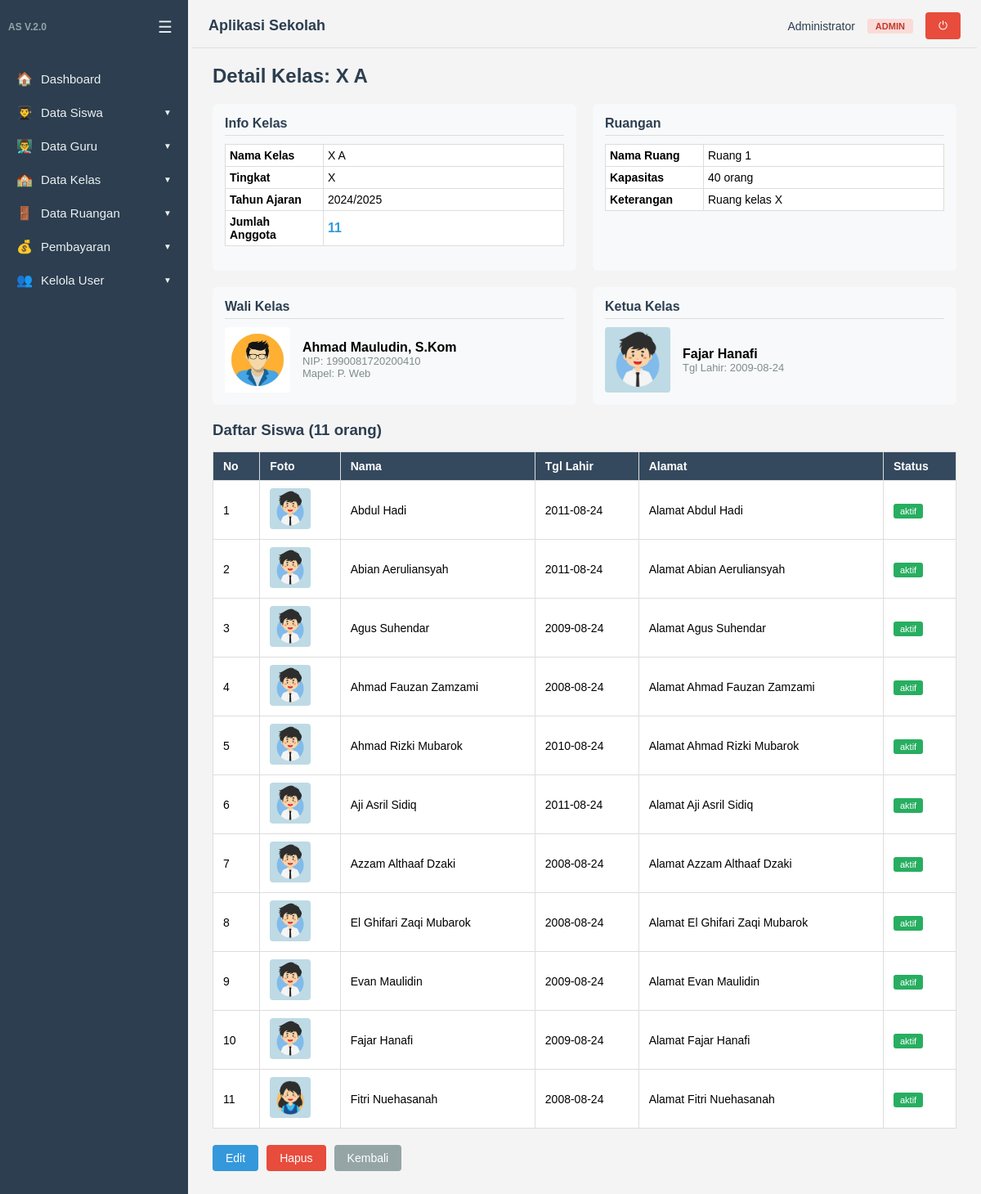
/kelas/detail.php?id=1 (signed in), run on the app's committed database.
### tables this page shows
CREATE TABLE `datakelas` (
  `id_kelas` int(11) NOT NULL,
  `namakelas` varchar(100) NOT NULL,
  `tingkat` enum('X','XI','XII') NOT NULL,
  `tahunajaran` varchar(20) NOT NULL,
  `idguru` int(11) DEFAULT NULL,
  `idsiswa` int(11) DEFAULT NULL,
  `idruang` int(11) DEFAULT NULL
);

CREATE TABLE `dataruang` (
  `id_ruang` int(11) NOT NULL,
  `nama_ruang` varchar(100) NOT NULL,
  `kapasitas` int(11) DEFAULT 0,
  `keterangan` text DEFAULT NULL,
  `foto` varchar(100) DEFAULT NULL
);

CREATE TABLE `dataguru` (
  `id` int(5) NOT NULL,
  `nama` varchar(50) NOT NULL,
  `nip` varchar(20) NOT NULL,
  `mapel` varchar(50) NOT NULL,
  `alamat` varchar(100) DEFAULT NULL,
  `foto` varchar(100) DEFAULT NULL
);

CREATE TABLE `datasiswa` (
  `id` int(5) NOT NULL,
  `nama` varchar(50) NOT NULL,
  `status` enum('aktif','tidak aktif') NOT NULL DEFAULT 'aktif',
  `tanggal_lahir` date NOT NULL,
  `alamat` varchar(100) NOT NULL,
  `foto` varchar(100) DEFAULT NULL,
  `id_kelas` int(11) DEFAULT NULL
);

### auth.php (called while the page is built, shortened)
<?php
if (!function_exists('isLoggedIn')) {
    function isLoggedIn()
    {
        return isset($_SESSION['user_id']);
    }
}
if (!function_exists('hasRole')) {
    function hasRole($roles)
    {
        $userRole = $_SESSION['role'];
        if (is_array($roles)) {
            return in_array($userRole, $roles);
        }
        return $userRole === $roles;
    }
}

### kelas/detail.php (the view, shortened to what this page needs)
<?php
include dirname(__DIR__) . '/auth.php';
$id = isset($_GET['id']) ? (int)$_GET['id'] : 0;
$query = "SELECT k.*,
                 g.nama AS nama_guru, g.nip, g.mapel, g.alamat AS alamat_guru, g.foto AS foto_guru,
                 s.nama AS nama_siswa, s.tanggal_lahir, s.alamat AS alamat_siswa, s.foto AS foto_siswa,
                 r.nama_ruang, r.kapasitas, r.keterangan,
                 (SELECT COUNT(*) FROM datasiswa WHERE id_kelas = k.id_kelas) AS anggota
          FROM datakelas k
          LEFT JOIN dataguru g ON k.idguru = g.id
          LEFT JOIN datasiswa s ON k.idsiswa = s.id
          LEFT JOIN dataruang r ON k.idruang = r.id_ruang
          WHERE k.id_kelas = $id";
$data = mysqli_query($koneksi, $query);
$kelas = mysqli_fetch_assoc($data);
$siswaKelas = mysqli_query($koneksi, "SELECT * FROM datasiswa WHERE id_kelas = $id ORDER BY nama");
include dirname(__DIR__) . '/layout/header.php';
?>
<h2>Detail Kelas: <?= htmlspecialchars($kelas['namakelas']) ?></h2>
<div style="margin-bottom: 20px;">
    <div style="display: flex; gap: 20px; flex-wrap: wrap; margin-bottom: 20px;">
        <div style="flex: 1; min-width: 250px; background:#f8f9fa; padding:15px; border-radius:6px;">
            <h4 style="margin-bottom:10px; color:#2c3e50; border-bottom:1px solid #ddd; padding-bottom:5px;">Info Kelas</h4>
            <table style="width:100%; border-collapse:collapse;">
                <tr><td style="padding:5px; font-weight:bold; width:120px;">Nama Kelas</td><td style="padding:5px;"><?= htmlspecialchars($kelas['namakelas']) ?></td></tr>
                <tr><td style="padding:5px; font-weight:bold;">Tingkat</td><td style="padding:5px;"><?= htmlspecialchars($kelas['tingkat']) ?></td></tr>
                <tr><td style="padding:5px; font-weight:bold;">Tahun Ajaran</td><td style="padding:5px;"><?= htmlspecialchars($kelas['tahunajaran']) ?></td></tr>
                <tr><td style="padding:5px; font-weight:bold;">Jumlah Anggota</td><td style="padding:5px; font-weight:bold; font-size:16px; color:#3498db;"><?= $kelas['anggota'] ?></td></tr>
            </table>
        </div>
        <div style="flex: 1; min-width: 250px; background:#f8f9fa; padding:15px; border-radius:6px;">
            <h4 style="margin-bottom:10px; color:#2c3e50; border-bottom:1px solid #ddd; padding-bottom:5px;">Ruangan</h4>
            <table style="width:100%; border-collapse:collapse;">
                <tr><td style="padding:5px; font-weight:bold; width:120px;">Nama Ruang</td><td style="padding:5px;"><?= htmlspecialchars($kelas['nama_ruang'] ?? '-') ?></td></tr>
                <tr><td style="padding:5px; font-weight:bold;">Kapasitas</td><td style="padding:5px;"><?= $kelas['kapasitas'] ?? '-' ?> orang</td></tr>
                <tr><td style="padding:5px; font-weight:bold;">Keterangan</td><td style="padding:5px;"><?= htmlspecialchars($kelas['keterangan'] ?? '-') ?></td></tr>
            </table>
        </div>
    </div>
    <div style="display: flex; gap: 20px; flex-wrap: wrap; margin-bottom: 20px;">
        <div style="flex: 1; min-width: 250px; background:#f8f9fa; padding:15px; border-radius:6px;">
            <h4 style="margin-bottom:10px; color:#2c3e50; border-bottom:1px solid #ddd; padding-bottom:5px;">Wali Kelas</h4>
            <div style="display:flex; align-items:center; gap:15px;">
                <img src="<?= BASE_URL; ?>/uploads/foto_guru/<?= $kelas['foto_guru'] ?? 'man-avatar-icon-free-vector.jpg' ?>" width="80" style="border-radius:4px;">
                <div>
                    <div style="font-weight:bold; font-size:16px;"><?= htmlspecialchars($kelas['nama_guru'] ?? '-') ?></div>
                    <div style="font-size:13px; color:#7f8c8d;">NIP: <?= htmlspecialchars($kelas['nip'] ?? '-') ?></div>
                    <div style="font-size:13px; color:#7f8c8d;">Mapel: <?= htmlspecialchars($kelas['mapel'] ?? '-') ?></div>
                </div>
            </div>
        </div>
        <div style="flex: 1; min-width: 250px; background:#f8f9fa; padding:15px; border-radius:6px;">
            <h4 style="margin-bottom:10px; color:#2c3e50; border-bottom:1px solid #ddd; padding-bottom:5px;">Ketua Kelas</h4>
            <div style="display:flex; align-items:center; gap:15px;">
                <img src="<?= BASE_URL; ?>/uploads/foto_siswa/<?= $kelas['foto_siswa'] ?? 'avatar-siswa-lk.jpg' ?>" width="80" style="border-radius:4px;">
                <div>
                    <div style="font-weight:bold; font-size:16px;"><?= htmlspecialchars($kelas['nama_siswa'] ?? '-') ?></div>
                    <div style="font-size:13px; color:#7f8c8d;">Tgl Lahir: <?= htmlspecialchars($kelas['tanggal_lahir'] ?? '-') ?></div>
                </div>
            </div>
        </div>
    </div>
</div>
<h3 style="margin-bottom:15px; color:#2c3e50;">Daftar Siswa (<?= $kelas['anggota'] ?> orang)</h3>
<table>
    <tr>
        <th>No</th>
        <th>Foto</th>
        <th>Nama</th>
        <th>Tgl Lahir</th>
        <th>Alamat</th>
        <th>Status</th>
    </tr>
    <?php
    $no = 1;
    if (mysqli_num_rows($siswaKelas) === 0) : ?>
        <tr>
            <td colspan="6" style="text-align:center; padding:20px;">Belum ada siswa di kelas ini</td>
        </tr>
    <?php else: ?>
        <?php while ($s = mysqli_fetch_assoc($siswaKelas)) : ?>
            <tr>
                <td><?= $no++; ?></td>
                <td><img src="<?= BASE_URL; ?>/uploads/foto_siswa/<?= $s['foto'] ?>" width="50" style="border-radius:4px;"></td>
                <td><?= htmlspecialchars($s['nama']) ?></td>
                <td><?= htmlspecialchars($s['tanggal_lahir']) ?></td>
                <td><?= htmlspecialchars($s['alamat']) ?></td>
                <td>
                    <span style="padding: 3px 8px; border-radius: 3px; background: <?= $s['status'] === 'aktif' ? '#27ae60' : '#e74c3c'; ?>; color: white; font-size:11px;">
                        <?= htmlspecialchars($s['status']) ?>
                    </span>
                </td>
            </tr>
        <?php endwhile; ?>
    <?php endif; ?>
</table>
<div style="margin-top:20px; display:flex; gap:10px;">
    <?php if (hasRole('admin')): ?>
    <a class="btn" href="edit.php?id=<?= $kelas['id_kelas'] ?>">Edit</a>
    <a class="btn btn-danger" href="hapus.php?id=<?= $kelas['id_kelas'] ?>" onclick="return confirm('Yakin ingin menghapus?')">Hapus</a>
    <?php endif; ?>
    <a class="btn" href="tampil.php" style="background:#95a5a6;">Kembali</a>
</div>
<?php include dirname(__DIR__) . '/layout/footer.php'; ?>

### layout/header.php (style rules this page uses)
* { box-sizing: border-box; margin: 0; padding: 0; }
body { font-family: Arial, Helvetica, sans-serif; background: #f4f4f4; display: flex; min-height: 100vh; }
h2 { margin-bottom: 20px; color: #2c3e50; }
table { border-collapse: collapse; width: 100%; background: #fff; margin-bottom: 15px; }
table th, table td { border: 1px solid #ddd; padding: 9px 12px; text-align: left; font-size: 14px; }
table th { background: #34495e; color: #fff; }
.btn { display: inline-block; background: #3498db; color: #fff; border: 0; padding: 8px 16px; border-radius: 4px; cursor: pointer; text-decoration: none; font-size: 14px; }
.btn-danger { background: #e74c3c; }

### data on the page
datakelas: namakelas "X A", tingkat "X", tahunajaran "2024/2025", idruang.nama_ruang "Ruang 1", idruang.kapasitas "40", idruang.keterangan "Ruang kelas X", idguru.foto (picture), idguru.nama "Ahmad Mauludin, S.Kom", idguru.nip "1990081720200410", idguru.mapel "P. Web", idsiswa.foto (picture), idsiswa.nama "Fajar Hanafi", idsiswa.tanggal_lahir "2009-08-24"
datasiswa: foto (picture), nama "Abdul Hadi", tanggal_lahir "2011-08-24", alamat "Alamat Abdul Hadi", status "aktif"
datasiswa: foto (picture), nama "Abian Aeruliansyah", tanggal_lahir "2011-08-24", alamat "Alamat Abian Aeruliansyah", status "aktif"
datasiswa: foto (picture), nama "Agus Suhendar", tanggal_lahir "2009-08-24", alamat "Alamat Agus Suhendar", status "aktif"
datasiswa: foto (picture), nama "Ahmad Fauzan Zamzami", tanggal_lahir "2008-08-24", alamat "Alamat Ahmad Fauzan Zamzami", status "aktif"
datasiswa: foto (picture), nama "Ahmad Rizki Mubarok", tanggal_lahir "2010-08-24", alamat "Alamat Ahmad Rizki Mubarok", status "aktif"
datasiswa: foto (picture), nama "Aji Asril Sidiq", tanggal_lahir "2011-08-24", alamat "Alamat Aji Asril Sidiq", status "aktif"
datasiswa: foto (picture), nama "Azzam Althaaf Dzaki", tanggal_lahir "2008-08-24", alamat "Alamat Azzam Althaaf Dzaki", status "aktif"
datasiswa: foto (picture), nama "El Ghifari Zaqi Mubarok", tanggal_lahir "2008-08-24", alamat "Alamat El Ghifari Zaqi Mubarok", status "aktif"
datasiswa: foto (picture), nama "Evan Maulidin", tanggal_lahir "2009-08-24", alamat "Alamat Evan Maulidin", status "aktif"
datasiswa: foto (picture), nama "Fajar Hanafi", tanggal_lahir "2009-08-24", alamat "Alamat Fajar Hanafi", status "aktif"
datasiswa: foto (picture), nama "Fitri Nuehasanah", tanggal_lahir "2008-08-24", alamat "Alamat Fitri Nuehasanah", status "aktif"

### other printed values
$item['icon'] "🏠"
$item['label'] "Dashboard"
$item['icon'] "👨‍🎓"
$item['label'] "Data Siswa"
$item['icon'] "👨‍🏫"
$item['label'] "Data Guru"
$item['icon'] "🏫"
$item['label'] "Data Kelas"
$item['icon'] "🚪"
$item['label'] "Data Ruangan"
$item['icon'] "💰"
$item['label'] "Pembayaran"
$item['icon'] "👥"
$item['label'] "Kelola User"
$user['nama_lengkap'] "Administrator"
